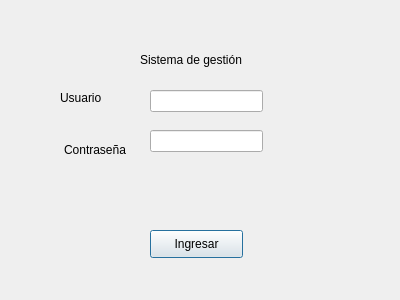
<?xml version="1.0" encoding="UTF-8"?>
<ui version="4.0">
 <class>Dialog</class>
 <widget class="QDialog" name="Dialog">
  <property name="geometry">
   <rect>
    <x>0</x>
    <y>0</y>
    <width>400</width>
    <height>300</height>
   </rect>
  </property>
  <property name="windowTitle">
   <string>Dialog</string>
  </property>
  <widget class="QLabel" name="label">
   <property name="geometry">
    <rect>
     <x>60</x>
     <y>90</y>
     <width>55</width>
     <height>16</height>
    </rect>
   </property>
   <property name="text">
    <string>Usuario</string>
   </property>
  </widget>
  <widget class="QLabel" name="label_2">
   <property name="geometry">
    <rect>
     <x>64</x>
     <y>140</y>
     <width>81</width>
     <height>20</height>
    </rect>
   </property>
   <property name="text">
    <string>Contraseña</string>
   </property>
  </widget>
  <widget class="QLabel" name="label_3">
   <property name="geometry">
    <rect>
     <x>140</x>
     <y>50</y>
     <width>151</width>
     <height>20</height>
    </rect>
   </property>
   <property name="text">
    <string>Sistema de gestión</string>
   </property>
  </widget>
  <widget class="QLineEdit" name="campo_usuario">
   <property name="geometry">
    <rect>
     <x>150</x>
     <y>90</y>
     <width>113</width>
     <height>22</height>
    </rect>
   </property>
  </widget>
  <widget class="QLineEdit" name="campo_contra">
   <property name="geometry">
    <rect>
     <x>150</x>
     <y>130</y>
     <width>113</width>
     <height>22</height>
    </rect>
   </property>
  </widget>
  <widget class="QPushButton" name="boton_ingresar">
   <property name="geometry">
    <rect>
     <x>150</x>
     <y>230</y>
     <width>93</width>
     <height>28</height>
    </rect>
   </property>
   <property name="text">
    <string>Ingresar</string>
   </property>
  </widget>
 </widget>
 <resources/>
 <connections/>
</ui>
